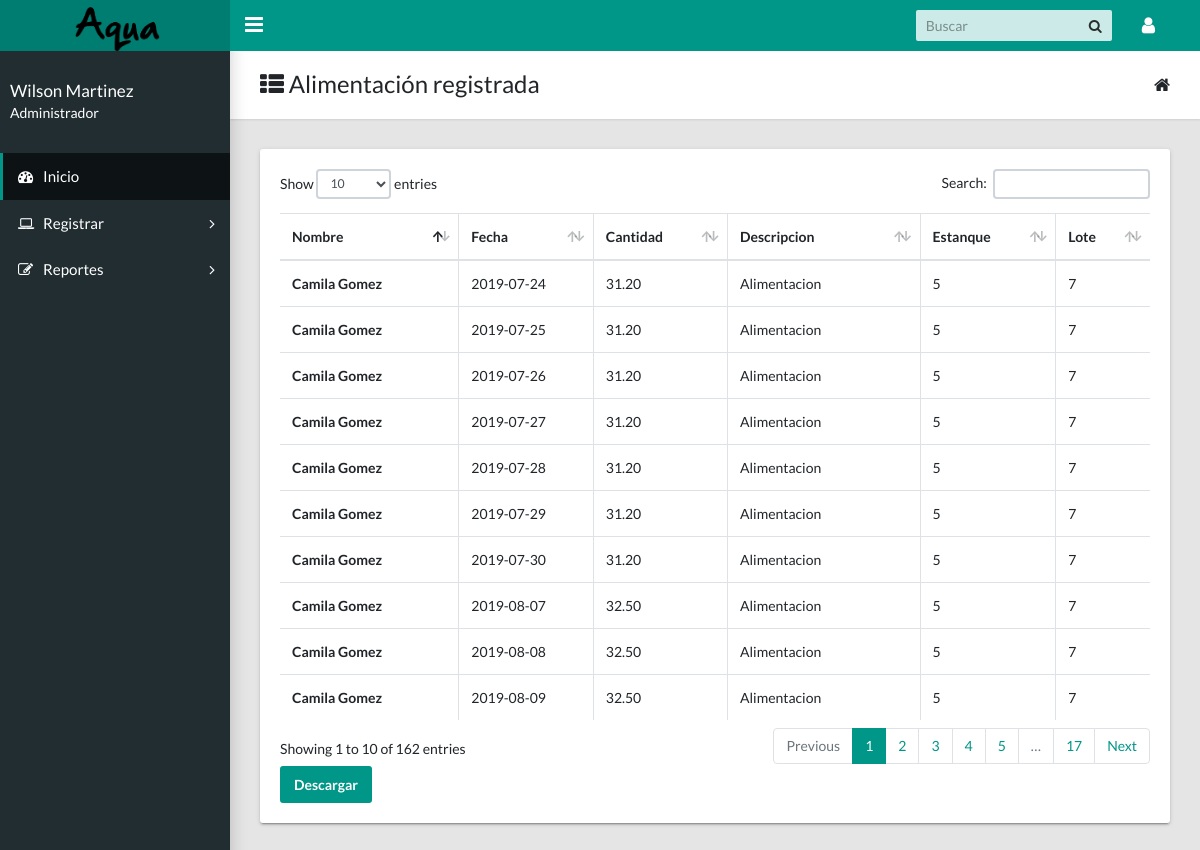
/docs/operario/consulta_alimentacion.php (signed in), run on the app's committed database.
### tables this page shows
CREATE TABLE `actividad` (
  `id_actividad` int(11) NOT NULL,
  `foto` varchar(45) DEFAULT NULL,
  `cantidad` decimal(10,2) DEFAULT NULL,
  `descripcion` varchar(80) DEFAULT NULL,
  `fecha` varchar(20) DEFAULT NULL,
  `fk_estanque` int(25) DEFAULT NULL,
  `fk_persona` int(25) DEFAULT NULL,
  `fk_tipo_actividad` int(25) DEFAULT NULL,
  `lote` int(11) DEFAULT NULL,
  `estado` varchar(20) DEFAULT NULL,
  `notificacion` varchar(45) DEFAULT NULL
);

CREATE TABLE `persona` (
  `id_persona` int(11) NOT NULL,
  `nombre` varchar(50) DEFAULT NULL,
  `telefono` varchar(15) DEFAULT NULL,
  `fk_rol` int(20) DEFAULT NULL,
  `login` varchar(30) DEFAULT NULL,
  `estado_pers` tinyint(1) DEFAULT NULL,
  `pasword` varchar(20) DEFAULT NULL
);

### docs/operario/consulta_alimentacion.php (the view, shortened to what this page needs)
<!DOCTYPE html>
<html lang="en">
    <head>
        <link rel="stylesheet" type="text/css" href="../css/main.css">
        <link href="https://maxcdn.bootstrapcdn.com/font-awesome/4.7.0/css/font-awesome.min.css" rel="stylesheet" type="text/css">
        <?php
            include 'php/conect.php';
        ?>
    </head>
<body class="app sidebar-mini rtl">
    <header class="app-header">
        <a class="app-header__logo" href="principal.php">
            <img src="../img/logo2.png" width="90">
        </a>
        <a aria-label="Hide Sidebar" class="app-sidebar__toggle" data-toggle="sidebar" href="#">
        </a>
        <ul class="app-nav">
            <li class="app-search">
                <input class="app-search__input" placeholder="Buscar" type="search">
                <button class="app-search__button">
                    <i class="fa fa-search">
                    </i>
                </button>
            </li>
            <li class="dropdown">
                <a aria-label="Open Profile Menu" class="app-nav__item" data-toggle="dropdown" href="#">
                    <i class="fa fa-user fa-lg">
                    </i>
                </a>
                          <?php
                        if(isset($_SESSION['usuario']))
                          {
                          ?>
            </li>
        </ul>
    </header>
     <aside class="app-sidebar">
        <div class="app-sidebar__user">
            <div>
                <p class="app-sidebar__user-name">
                    <?php echo ''.$_SESSION['nombre']. ' ' ; ?>
                </p>
                <p class="app-sidebar__user-designation">
                    <?php echo ''.$_SESSION['nombre_rol']. ' ' ; ?>
                </p>
                <?php
                }
                else{
                  ?>
                  <script language='javascript'>window.location="salir.php"</script>
                  <?php
                }
                ?>
            </div>
        </div>
        <ul class="app-menu">
            <li>
                <li><a class="app-menu__item active" href="principal.php"><i class="app-menu__icon fa fa-dashboard"></i><span class="app-menu__label">Inicio</span></a></li>
            </li>
            <li class="treeview">
                <a class="app-menu__item" data-toggle="treeview" href="#">
                    <i class="app-menu__icon fa fa-laptop">
                    </i>
                    <span class="app-menu__label">
                        Registrar
                    </span>
                    <i class="treeview-indicator fa fa-angle-right">
                    </i>
                </a>
            </li>
            <li class="treeview">
                <a class="app-menu__item" data-toggle="treeview" href="#">
                    <i class="app-menu__icon fa fa-edit">
                    </i>
                    <span class="app-menu__label">
                        Reportes
                    </span>
                    <i class="treeview-indicator fa fa-angle-right">
                    </i>
                </a>
            </li>
        </ul>
    </aside>
    <main class="app-content">
              <div class="app-title">
                <div>
                  <h1><i class="fa fa-th-list"></i> Alimentación registrada</h1>
                </div>
                <ul class="app-breadcrumb breadcrumb side">
                  <li class="breadcrumb-item"><i class="fa fa-home fa-lg"></i></li>
                </ul>
              </div>
              <div  class="row d-flex justify-content-center">
                <div class="col-md-12">
                  <div class="tile">
                    <div class="tile-body">
                      <table class="table table-hover table-bordered " id="sampleTable">
                        <thead>
                          <tr>
                            <th>Nombre</th>
                            <th>Fecha</th>
                            <th>Cantidad</th>
                            <th>Descripcion</th>
                            <th>Estanque</th>
                            <th>Lote</th>
                          </tr>
                        </thead>
                        <tbody>
                          <?php
                          try{
                            $sql="SELECT  * FROM  actividad INNER JOIN persona ON (fk_persona=id_persona) WHERE fk_tipo_actividad=5";
                            $resul=$base->prepare($sql);
                            $resul->execute(array());
                            while($consulta=$resul->fetch(PDO::FETCH_ASSOC)){
                              ?>
                              <tr>
                                <th><?php echo$consulta['nombre'];?></th>
                                <td><?php echo$consulta['fecha'];?></td>
                                <td><?php echo$consulta['cantidad'];?></td>
                                <td><?php echo$consulta['descripcion'];?></td>
                                <td><?php echo$consulta['fk_estanque'];?></td>
                                <td><?php echo$consulta['lote'];?></td>
                              </tr>
                              <?php
                            }
                          }
                          catch(Exception $e){
                           die('Error:' .$e->getMessage());
                         }
                         ?>
                       </tbody>
                     </table>
                     <td>
                        <a href="../reportes/alimentacion.php" class="btn btn-primary"> Descargar </a>
                     </td>
                   </div>
                 </div>
               </div>
             </div>
           </main>
       </body>
       </html>

### data on the page
actividad: fk_persona.nombre "Camila Gomez", fecha "2019-07-24", cantidad "31.20", descripcion "Alimentacion", fk_estanque "5", lote "7"
actividad: fk_persona.nombre "Camila Gomez", fecha "2019-07-25", cantidad "31.20", descripcion "Alimentacion", fk_estanque "5", lote "7"
actividad: fk_persona.nombre "Camila Gomez", fecha "2019-07-26", cantidad "31.20", descripcion "Alimentacion", fk_estanque "5", lote "7"
actividad: fk_persona.nombre "Camila Gomez", fecha "2019-07-27", cantidad "31.20", descripcion "Alimentacion", fk_estanque "5", lote "7"
actividad: fk_persona.nombre "Camila Gomez", fecha "2019-07-28", cantidad "31.20", descripcion "Alimentacion", fk_estanque "5", lote "7"
actividad: fk_persona.nombre "Camila Gomez", fecha "2019-07-29", cantidad "31.20", descripcion "Alimentacion", fk_estanque "5", lote "7"
actividad: fk_persona.nombre "Camila Gomez", fecha "2019-07-30", cantidad "31.20", descripcion "Alimentacion", fk_estanque "5", lote "7"
actividad: fk_persona.nombre "Camila Gomez", fecha "2019-08-07", cantidad "32.50", descripcion "Alimentacion", fk_estanque "5", lote "7"
actividad: fk_persona.nombre "Camila Gomez", fecha "2019-08-08", cantidad "32.50", descripcion "Alimentacion", fk_estanque "5", lote "7"
actividad: fk_persona.nombre "Camila Gomez", fecha "2019-08-09", cantidad "32.50", descripcion "Alimentacion", fk_estanque "5", lote "7"

### other printed values
$_SESSION['nombre'] "Wilson Martinez"
$_SESSION['nombre_rol'] "Administrador"
